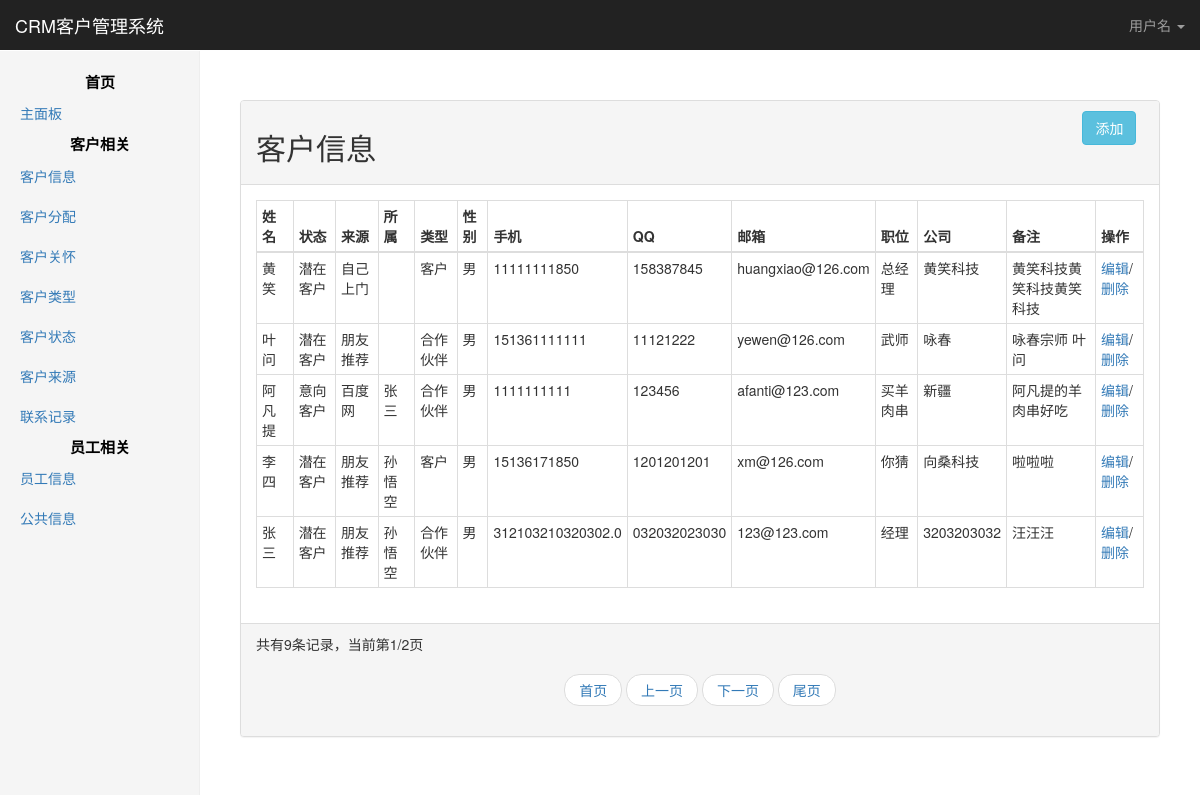
/action.php?act=customer_info, run on the app's committed database.
### tables this page shows
CREATE TABLE `customer_info` (
  `customer_id` int(10) NOT NULL AUTO_INCREMENT,
  `condition_id` int(10) DEFAULT NULL,
  `source_id` int(10) DEFAULT NULL,
  `user_id` int(10) DEFAULT NULL,
  `type_id` int(10) DEFAULT NULL,
  `customer_name` varchar(50) DEFAULT NULL,
  `customer_sex` varchar(10) DEFAULT NULL,
  `customer_mobile` varchar(20) DEFAULT NULL,
  `customer_qq` varchar(20) DEFAULT NULL,
  `customer_address` varchar(500) DEFAULT NULL,
  `customer_email` varchar(100) DEFAULT NULL,
  `customer_remark` varchar(1000) DEFAULT NULL,
  `customer_job` varchar(100) DEFAULT NULL,
  `customer_blog` varchar(100) DEFAULT NULL,
  `customer_tel` varbinary(20) DEFAULT NULL,
  `customer_msn` varchar(50) DEFAULT NULL,
  `customer_birthday` timestamp NOT NULL DEFAULT CURRENT_TIMESTAMP ON UPDATE CURRENT_TIMESTAMP,
  `customer_addtime` timestamp NOT NULL DEFAULT '0000-00-00 00:00:00',
  `customer_addman` varchar(50) DEFAULT NULL,
  `customer_changtime` timestamp NOT NULL DEFAULT '0000-00-00 00:00:00',
  `customer_changeman` varchar(20) DEFAULT NULL,
  `customer_company` varchar(50) DEFAULT NULL,
  `is_used` varchar(10) DEFAULT '1',
  PRIMARY KEY (`customer_id`),
  KEY `FK_Reference_16` (`condition_id`),
  KEY `FK_Reference_17` (`source_id`),
  KEY `FK_Reference_18` (`type_id`),
  KEY `FK_Reference_23` (`user_id`)
);

CREATE TABLE `customer_condition` (
  `condition_id` int(10) NOT NULL AUTO_INCREMENT,
  `condition_name` varchar(50) DEFAULT NULL,
  `condition_explain` varchar(1000) DEFAULT NULL,
  `is_used` varchar(10) DEFAULT '1',
  PRIMARY KEY (`condition_id`)
);

CREATE TABLE `customer_source` (
  `source_id` int(10) NOT NULL AUTO_INCREMENT,
  `source_name` varchar(50) DEFAULT NULL,
  `is_used` varchar(10) DEFAULT '1',
  PRIMARY KEY (`source_id`)
);

CREATE TABLE `customer_type` (
  `type_id` int(10) NOT NULL AUTO_INCREMENT,
  `type_name` varchar(50) DEFAULT NULL,
  `is_used` varchar(10) DEFAULT '1',
  PRIMARY KEY (`type_id`)
);

CREATE TABLE `user_info` (
  `user_id` int(10) NOT NULL AUTO_INCREMENT,
  `department_id` int(10) DEFAULT NULL,
  `role_id` int(10) DEFAULT NULL,
  `user_name` varchar(50) DEFAULT NULL,
  `user_sex` varchar(10) DEFAULT NULL,
  `user_mobile` varchar(20) DEFAULT NULL,
  `user_age` int(10) DEFAULT NULL,
  `user_address` varchar(500) DEFAULT NULL,
  `user_pw` varchar(50) DEFAULT NULL,
  `user_tel` varchar(20) DEFAULT NULL,
  `user_idnum` varchar(20) DEFAULT NULL,
  `user_email` varchar(100) DEFAULT NULL,
  `user_addtime` timestamp NOT NULL DEFAULT CURRENT_TIMESTAMP ON UPDATE CURRENT_TIMESTAMP,
  `user_addman` varchar(50) DEFAULT NULL,
  `user_changetime` timestamp NOT NULL DEFAULT '0000-00-00 00:00:00',
  `user_changeman` varchar(50) DEFAULT NULL,
  `user_interest` varchar(1000) DEFAULT NULL,
  `user_diploma` varchar(20) DEFAULT NULL,
  `user_bankcard` varchar(20) DEFAULT NULL,
  `user_nation` varchar(20) DEFAULT NULL,
  `is_married` varchar(10) DEFAULT NULL,
  `is_used` varchar(10) DEFAULT '1',
  PRIMARY KEY (`user_id`),
  KEY `FK_Reference_22` (`department_id`),
  KEY `FK_Reference_24` (`role_id`)
);

### common.php (called while the page is built, shortened)
<?php
function page_option($action,$total_count,$page_limit,$current_page){
    $total_page = ceil($total_count/$page_limit);
    $begin_num = ($current_page-1)*$page_limit;
    $first_page = $_SERVER['SCRIPT_NAME']."?act=$action"."&page=1";
    $last_page = $_SERVER['SCRIPT_NAME']."?act=$action"."&page=$total_page";
    $pre_page = $_SERVER['SCRIPT_NAME']."?act=$action"."&page=".(($current_page-1)<=0?1:$current_page-1);
    $next_page = $_SERVER['SCRIPT_NAME']."?act=$action"."&page=".(($current_page+1)>=$total_page?$total_page:$current_page+1);
    return array('first_page'=>$first_page,
            'last_page'=>$last_page,
            'pre_page'=>$pre_page,
            'next_page'=>$next_page,
            'total_page'=>$total_page,
        'begin_num'=>$begin_num);
}

### DB.php (called while the page is built, shortened)
<?php
$dbconfig = [
    'host' => 'localhost',
    'user' => 'root',
    'pass' => '123456',
    'dbname' => 'www.crm.io'
];
$dsn = sprintf("mysql:dbname=%s;host=%s", $dbconfig['dbname'], $dbconfig['host']);
try {
    $dbh = new PDO($dsn, $dbconfig['user'], $dbconfig['pass'], array(PDO::MYSQL_ATTR_INIT_COMMAND => "SET NAMES 'utf8';"));
    $dbh->setAttribute(PDO::ATTR_ERRMODE, PDO::ERRMODE_EXCEPTION);
} catch (PDOException $e) {
    echo "数据库链接失败".$e->getMessage();
    exit();
}
function db_query($sql){
    global $dbh;
    try{
        $res = $dbh->query($sql);
        return $res->fetchall(PDO::FETCH_ASSOC);
    }catch (PDOException $e){
        echo "数据库错误".$e->getMessage();
    }
}

### template/Customer_info.php (the view)
<?php include_once __DIR__.DIRECTORY_SEPARATOR.'Common_header.php'?>
    <div class="panel panel-default">
        <div class="panel-heading">
                <div class="row">
                    <h2 class="col-sm-2">客户信息</h2>
                    <a class="btn btn-info col-sm-offset-9" href="/action.php?act=customer_info&step=add">添加</a>
                </div>
        </div>
        <div class="panel-body">
            <table class="table table-hover table-bordered table-condensed">
                <thead>
                <tr>
                    <th>姓名</th>
                    <th>状态</th>
                    <th>来源</th>
                    <th>所属</th>
                    <th>类型</th>
                    <th>性别</th>
                    <th>手机</th>
                    <th>QQ</th>
                    <th>邮箱</th>
                    <th>职位</th>
                    <th>公司</th>
                    <th>备注</th>
                    <th>操作</th>
                </tr>
                </thead>
                <tbody>
                <?php foreach ($data as $info): ?>
                <tr>
                    <?php foreach ($info as $key=>$value): ?>
                        <?php if ($key=='id') continue;?>
                        <td><?php echo $value?></td>
                    <?php endforeach; ?>
                    <td>
                        <a href="/action.php?act=customer_info&step=edit&id=<?php echo $info['id']?>">编辑</a>/
                        <a href="/action.php?act=customer_info&step=del&id=<?php echo $info['id']?>">删除</a>
                    </td>
                </tr>
                <?php endforeach; ?>
                </tbody>
            </table>
        </div>
        <div class="panel-footer">
            共有<?php echo $total_count;?>条记录，当前第<?php echo $page;?>/<?php echo $total_page;?>页
            <ul class="pager">
                <li><a href="<?php echo $first_page;?>">首页</a></li>
                <li><a href="<?php echo $pre_page;?>">上一页</a></li>
                <li><a href="<?php echo $next_page;?>">下一页</a></li>
                <li><a href="<?php echo $last_page;?>">尾页</a></li>
            </ul>
        </div>
    </div>
<?php include_once __DIR__.DIRECTORY_SEPARATOR.'Common_footer.php'?>

### action.php (shortened to what this page needs)
<?php
include_once 'DB.php';
include_once 'common.php';
if (isset($_GET['act'])){
    $_GET['act']();
}
function customer_info(){
    if (!isset($_GET['step'])){
        $page = @intval($_GET['page']) ? : 1;
        $numbers = db_query('SELECT count(customer_id) as count FROM customer_info WHERE is_used=1');
        $total_count = $numbers[0]['count'];
        $page_limit = 5;
        extract(page_option("customer_info",$total_count,$page_limit,$page));
        $data = db_query("SELECT customer_id AS id , customer_name,condition_name,source_name,user_name,type_name,customer_sex,customer_mobile,customer_qq,customer_email,customer_job,customer_company,customer_remark FROM customer_info  LEFT JOIN customer_condition ON customer_info.condition_id = customer_condition.condition_id LEFT JOIN customer_source ON customer_info.source_id = customer_source.source_id LEFT JOIN customer_type ON customer_info.type_id=customer_type.type_id LEFT JOIN user_info ON customer_info.user_id =user_info.user_id WHERE customer_info.is_used=1 ORDER BY customer_id DESC LIMIT $begin_num , $page_limit ;
");
        include_once __DIR__.DIRECTORY_SEPARATOR.TMP.'Customer_info.php';
    }
}

### template/Common_header.php (shortened to what this page needs)
<!doctype html>
<html lang="en">
<head>
    <link rel="stylesheet" href="/static/css/bootstrap.css">
    <link rel="stylesheet" href="/static/css/home.css">
</head>
<body>
<nav class="navbar navbar-inverse navbar-fixed-top">
    <div class="container-fluid">
        <div class="navbar-header">
            <a class="navbar-brand" href="#">CRM客户管理系统</a>
        </div>
        <div id="navbar" class="navbar-collapse collapse">
            <ul class="nav navbar-nav navbar-right">
                <li class="dropdown"> <a data-toggle="dropdown" class="dropdown-toggle" href="#">用户名 <b class="caret"></b></a>
                </li>
            </ul>
        </div>
    </div>
</nav>
<div class="container-fluid">
    <div class="row">
        <div class="col-sm-3 col-md-2 sidebar">
            <ul class="nav nav-sidebar">
                <li class="text-center" style="color:black ;font-size: 15px"> <strong>首页</strong></li>
                <li class=""><a href="/action.php?act=home">主面板 </a></li>
                <li class="text-center" style="color:black ;font-size: 15px"> <strong>客户相关</strong></li>
                <li ><a href="/action.php?act=customer_info">客户信息 </a></li>
                <li ><a href="/action.php?act=customer_allot">客户分配</a></li>
                <li ><a href="/action.php?act=customer_care">客户关怀</a></li>
                <li ><a href="/action.php?act=customer_type">客户类型</a></li>
                <li ><a href="/action.php?act=customer_status">客户状态</a></li>
                <li ><a href="/action.php?act=customer_source">客户来源</a></li>
                <li ><a href="/action.php?act=customer_linkrecord">联系记录</a></li>
                <li class="text-center" style="color:black ;font-size: 15px"> <strong>员工相关</strong></li>
                <li ><a href="/action.php?act=user_info">员工信息</a></li>
                <li ><a href="/action.php?act=notic">公共信息</a></li>
            </ul>
        </div>
        <div class="col-sm-9 col-sm-offset-3 col-md-10 col-md-offset-2 main">

### template/Common_footer.php
</div>
</div>
</div>
</body>
</html>

### static/css/home.css (style rules this page uses)
body { padding-top: 50px; }
.navbar-fixed-top { border: 0; }
.sidebar { display: none; }
@media (min-width: 768px) { .sidebar { position: fixed; top: 51px; bottom: 0; left: 0; z-index: 1000; display: block; padding: 20px; overflow-x: hidden; overflow-y: auto; background-color: #f5f5f5; border-right: 1px solid #eee; } }
.nav-sidebar { margin-right: -21px; margin-bottom: 20px; margin-left: -20px; }
.nav-sidebar > li > a { padding-right: 20px; padding-left: 20px; }
.main { padding: 10px; margin-top: 40px; }
@media (min-width: 768px) { .main { padding-right: 40px; padding-left: 40px; } }

### data on the page
customer_info: customer_name "黄笑", condition.condition_name "潜在客户", source.source_name "自己上门", type.type_name "客户", customer_sex "男", customer_mobile "11111111850", customer_qq "158387845", customer_email "huangxiao@126.com", customer_job "总经理", customer_company "黄笑科技", customer_remark "黄笑科技黄笑科技黄笑科技"
customer_info: customer_name "叶问", condition.condition_name "潜在客户", source.source_name "朋友推荐", type.type_name "合作伙伴", customer_sex "男", customer_mobile "151361111111", customer_qq "11121222", customer_email "yewen@126.com", customer_job "武师", customer_company "咏春", customer_remark "咏春宗师 叶问"
customer_info: customer_name "阿凡提", condition.condition_name "意向客户", source.source_name "百度网", user.user_name "张三", type.type_name "合作伙伴", customer_sex "男", customer_mobile "1111111111", customer_qq "123456", customer_email "afanti@123.com", customer_job "买羊肉串", customer_company "新疆", customer_remark "阿凡提的羊肉串好吃"
customer_info: customer_name "李四", condition.condition_name "潜在客户", source.source_name "朋友推荐", user.user_name "孙悟空", type.type_name "客户", customer_sex "男", customer_mobile "15136171850", customer_qq "1201201201", customer_email "xm@126.com", customer_job "你猜", customer_company "向桑科技", customer_remark "啦啦啦"
customer_info: customer_name "张三", condition.condition_name "潜在客户", source.source_name "朋友推荐", user.user_name "孙悟空", type.type_name "合作伙伴", customer_sex "男", customer_mobile "312103210320302.0", customer_qq "032032023030", customer_email "123@123.com", customer_job "经理", customer_company "3203203032", customer_remark "汪汪汪"

### other printed values
$total_count "9"
$page "1"
$total_page "2"
